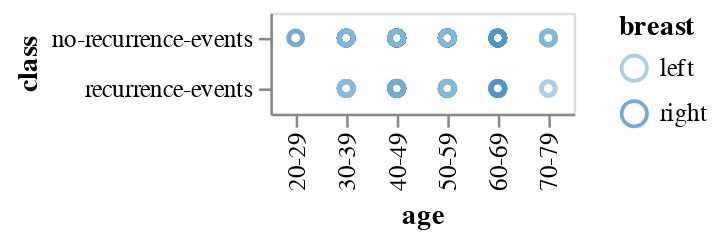

The cell this chart's notebook holds for it:
### Code cell
points = alt.Chart(data).mark_point().encode(
    x='age:N',
    y='class:O',
    color=alt.condition(brush, 'breast:O', alt.value('green'))
).add_selection(
    brush
)

points

### Figure 1 — Vega-Lite specification as saved in the notebook (floating-point values rounded to 4 significant figures; data arrays with more than 128 entries replaced by an {"elided": "..."} marker saying what was removed)
{"config": {"view": {"continuousWidth": 400, "continuousHeight": 300}}, "data": {"name": "data-f13bc638e99b5f68701dde03dc31f810"}, "mark": "point", "encoding": {"color": {"condition": {"type": "ordinal", "field": "breast", "selection": "selector001"}, "value": "green"}, "x": {"type": "nominal", "field": "age"}, "y": {"type": "ordinal", "field": "class"}}, "selection": {"selector001": {"type": "interval"}}, "$schema": "https://vega.github.io/schema/vega-lite/v4.8.1.json", "datasets": {"data-f13bc638e99b5f68701dde03dc31f810": {"elided": "286 records"}}}
